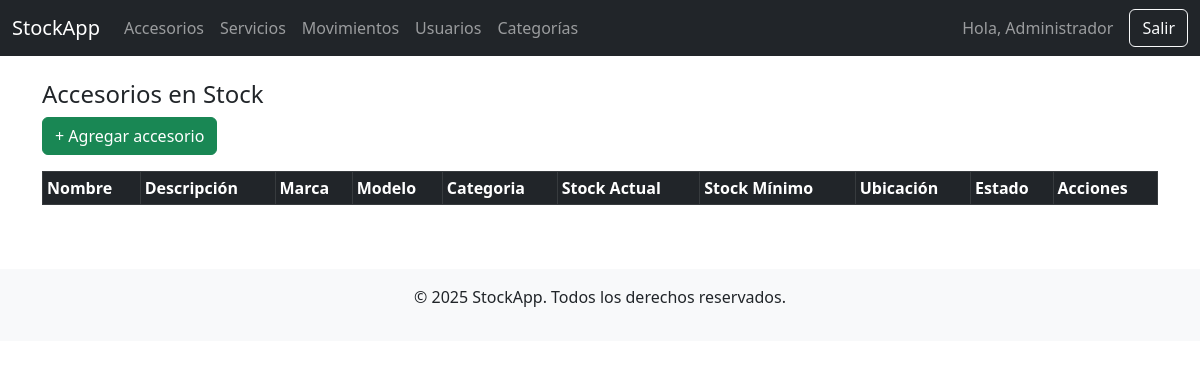
The page /accesorios/listar.php (signed in) on the database as committed earlier.
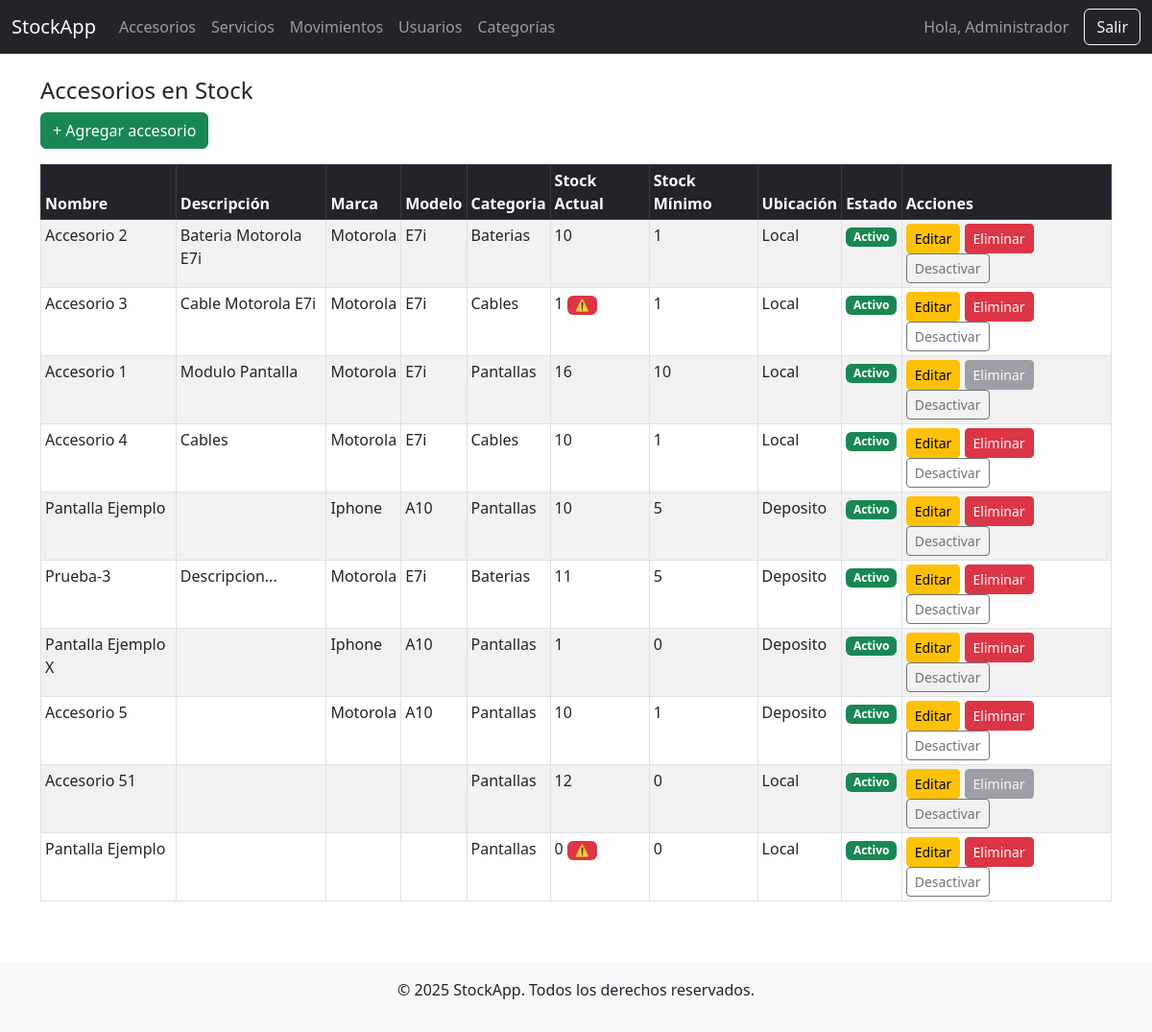
The same page on the database as committed later.
### tables this page shows
CREATE TABLE `accesorios` (
  `id` int(11) NOT NULL,
  `nombre` varchar(100) NOT NULL,
  `descripcion` text DEFAULT NULL,
  `marca` varchar(100) DEFAULT NULL,
  `modelo` varchar(100) DEFAULT NULL,
  `categoria_id` int(11) DEFAULT NULL,
  `stock_actual` int(11) DEFAULT 0,
  `stock_minimo` int(11) DEFAULT 0,
  `precio_compra` decimal(10,2) DEFAULT 0.00,
  `precio_venta` decimal(10,2) DEFAULT 0.00,
  `ubicacion` varchar(100) DEFAULT NULL,
  `activo` tinyint(1) DEFAULT 1,
  `creado_en` timestamp NOT NULL DEFAULT current_timestamp(),
  `actualizado_en` timestamp NOT NULL DEFAULT current_timestamp() ON UPDATE current_timestamp()
);

CREATE TABLE `categorias` (
  `id` int(11) NOT NULL,
  `nombre` varchar(100) NOT NULL
);

### config/auth.php (called while the page is built, shortened)
<?php
function isAdmin() {
    return isset($_SESSION['rol']) && $_SESSION['rol'] === 'admin';
}
?>

### accesorios/listar.php (the view, shortened to what this page needs)
<?php
require_once '../config/database.php';
require_once '../config/auth.php';
include '../includes/header.php';
include '../includes/navbar.php';
$accesorios = $pdo->query("SELECT a.*, c.nombre AS categoria
                     FROM accesorios a
                     LEFT JOIN categorias c ON a.categoria_id = c.id")->fetchAll();
?>
<div class="container mt-4">
    <h4>Accesorios en Stock</h4>
    <a href="crear.php" class="btn btn-success mb-3">+ Agregar accesorio</a>
    <div class="table-responsive">
        <table class="table table-sm table-bordered table-hover table-striped">
            <thead class="table-dark">
                <tr>
                    <th>Nombre</th>
                    <th>Descripción</th>
                    <th>Marca</th>
                    <th>Modelo</th>
                    <th>Categoria</th>
                    <th>Stock Actual</th>
                    <th>Stock Mínimo</th>
                    <th>Ubicación</th>
                    <th>Estado</th>
                    <th>Acciones</th>
                </tr>
            </thead>
            <tbody>
                <?php foreach ($accesorios as $a): ?>
                    <?php
                        $stmt = $pdo->prepare("SELECT COUNT(*) FROM movimientos WHERE sector = 'accesorio' AND item_id = ?");
                        $stmt->execute([$a['id']]);
                        $tiene_movimientos = $stmt->fetchColumn() > 0;
                    ?>
                    <tr class="<?= $a['activo'] ? '' : 'table-secondary' ?>">
                        <td><?= htmlspecialchars($a['nombre']) ?></td>
                        <td><?= htmlspecialchars($a['descripcion']) ?></td>
                        <td><?= htmlspecialchars($a['marca']) ?></td>
                        <td><?= htmlspecialchars($a['modelo']) ?></td>
                        <td><?= htmlspecialchars($a['categoria']) ?></td>
                        <td>
                            <?= (int) $a['stock_actual'] ?>
                            <?php if ($a['stock_actual'] <= $a['stock_minimo']): ?>
                                <span class="badge bg-danger" title="Stock bajo"><strong>⚠️</strong></span>
                            <?php endif; ?>
                        </td>
                        <td><?= (int) $a['stock_minimo'] ?></td>
                        <td><?= htmlspecialchars($a['ubicacion']) ?></td>
                        <td>
                            <?php if ($a['activo']): ?>
                                <span class="badge bg-success">Activo</span>
                            <?php else: ?>
                                <span class="badge bg-secondary">Inactivo</span>
                            <?php endif; ?>
                        </td>
                        <td>
                            <a href="editar.php?id=<?= $a['id'] ?>" class="btn btn-sm btn-warning">Editar</a>
                            <?php if ($tiene_movimientos): ?>
                                <button class="btn btn-sm btn-secondary" disabled title="Ya tiene movimientos">Eliminar</button>
                            <?php else: ?>
                                <a href="eliminar.php?id=<?= $a['id'] ?>" class="btn btn-sm btn-danger" onclick="return confirm('¿Estás seguro de eliminar este accesorio?')">Eliminar</a>
                            <?php endif; ?>
                            <a href="estado.php?id=<?= $a['id'] ?>" class="btn btn-sm <?= $a['activo'] ? 'btn-outline-secondary' : 'btn-outline-success' ?>">
                                <?= $a['activo'] ? 'Desactivar' : 'Activar' ?>
                            </a>
                        </td>
                    </tr>
                <?php endforeach; ?>
            </tbody>
        </table>
    </div>
</div>
<?php include '../includes/footer.php'; ?>

### includes/header.php (shortened to what this page needs)
<!DOCTYPE html>
<html lang="es">
<head>
    <link href="https://cdn.jsdelivr.net/npm/bootstrap@5.3.0/dist/css/bootstrap.min.css" rel="stylesheet">
</head>
<body>

### includes/navbar.php (shortened to what this page needs)
<nav class="navbar navbar-expand-lg navbar-dark bg-dark">
    <div class="container-fluid">
        <a class="navbar-brand" href="<?= BASE_URL ?>/dashboard.php">StockApp</a>
        <div class="collapse navbar-collapse" id="menuNav">
            <ul class="navbar-nav me-auto">
                <li class="nav-item"><a class="nav-link" href="<?= BASE_URL ?>/accesorios/listar.php">Accesorios</a></li>
                                <li class="nav-item"><a class="nav-link" href="<?= BASE_URL ?>/servicios/listar.php">Servicios</a></li>
                <li class="nav-item"><a class="nav-link" href="<?= BASE_URL ?>/movimientos/historial.php">Movimientos</a></li>
                <?php if (isAdmin()): ?>
                    <li class="nav-item"><a class="nav-link" href="<?= BASE_URL ?>/usuarios/listar.php">Usuarios</a></li>
                    <li class="nav-item"><a class="nav-link" href="<?= BASE_URL ?>/categorias/listar.php">Categorías</a></li>
                <?php endif; ?>
            </ul>
            <span class="navbar-text me-3">Hola, <?= $_SESSION['nombre']; ?></span>
            <a class="btn btn-outline-light" href="<?= BASE_URL ?>/logout.php">Salir</a>
        </div>
    </div>
</nav>

### includes/footer.php (shortened to what this page needs)
        <br>
        <footer class="text-center mt-4 position-relative bottom-0 w-100 bg-light py-3">
                <p>&copy; <?= date('Y') ?> StockApp. Todos los derechos reservados.</p>
            </footer>
    </body>
</html>

Rows that differ between the two databases and show on the page:
added accesorios: nombre "Accesorio 2", descripcion "Bateria Motorola E7i", marca "Motorola", modelo "E7i", categoria.nombre "Baterias", stock_actual "10", stock_minimo "1", ubicacion "Local", activo "Activo"
added accesorios: nombre "Accesorio 3", descripcion "Cable Motorola E7i", marca "Motorola", modelo "E7i", categoria.nombre "Cables", stock_actual "1", stock_minimo "1", ubicacion "Local", activo "Activo"
added accesorios: nombre "Accesorio 1", descripcion "Modulo Pantalla", marca "Motorola", modelo "E7i", categoria.nombre "Pantallas", stock_actual "16", stock_minimo "10", ubicacion "Local", activo "Activo", shows "Eliminar"
added accesorios: nombre "Accesorio 4", descripcion "Cables", marca "Motorola", modelo "E7i", categoria.nombre "Cables", stock_actual "10", stock_minimo "1", ubicacion "Local", activo "Activo"
added accesorios: nombre "Pantalla Ejemplo", marca "Iphone", modelo "A10", categoria.nombre "Pantallas", stock_actual "10", stock_minimo "5", ubicacion "Deposito", activo "Activo"
added accesorios: nombre "Prueba-3", descripcion "Descripcion...", marca "Motorola", modelo "E7i", categoria.nombre "Baterias", stock_actual "11", stock_minimo "5", ubicacion "Deposito", activo "Activo"
added accesorios: nombre "Pantalla Ejemplo X", marca "Iphone", modelo "A10", categoria.nombre "Pantallas", stock_actual "1", stock_minimo "0", ubicacion "Deposito", activo "Activo"
added accesorios: nombre "Accesorio 5", marca "Motorola", modelo "A10", categoria.nombre "Pantallas", stock_actual "10", stock_minimo "1", ubicacion "Deposito", activo "Activo"
added accesorios: nombre "Accesorio 51", categoria.nombre "Pantallas", stock_actual "12", stock_minimo "0", ubicacion "Local", activo "Activo", shows "Eliminar"
added accesorios: nombre "Pantalla Ejemplo", categoria.nombre "Pantallas", stock_actual "0", stock_minimo "0", ubicacion "Local", activo "Activo"
